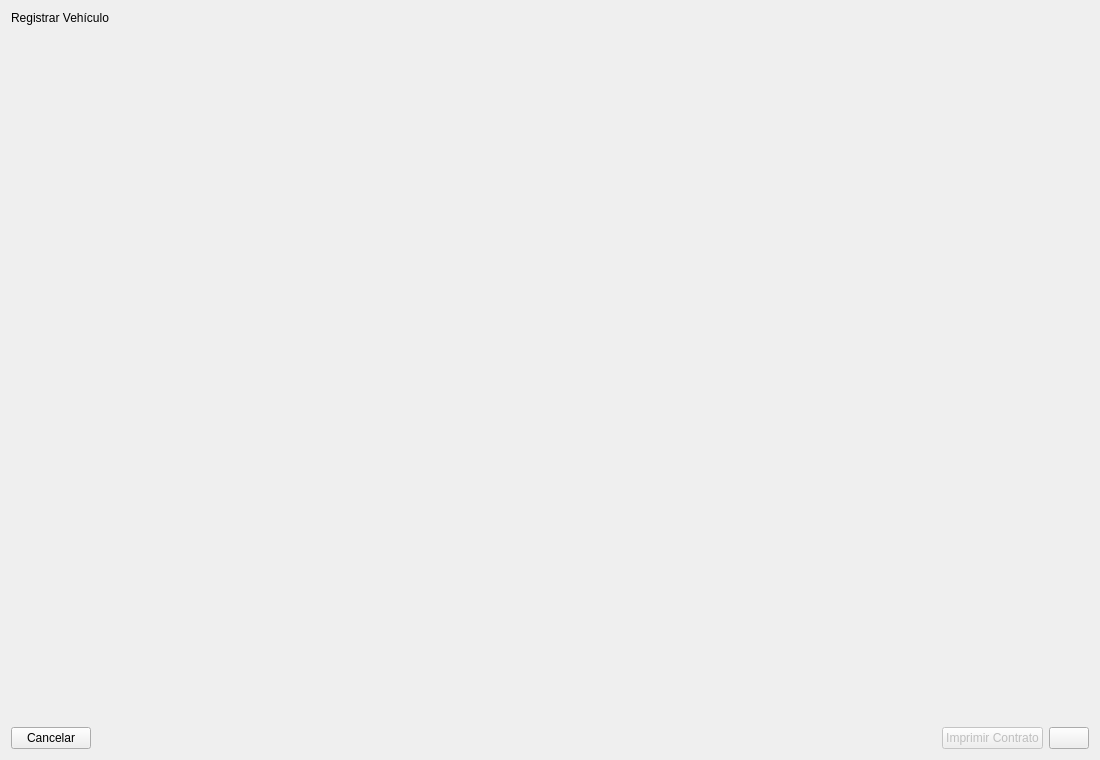
<?xml version="1.0" encoding="UTF-8"?>
<ui version="4.0">
 <class>VehicleWizardView</class>
 <widget class="QWidget" name="VehicleWizardView">
  <property name="geometry">
   <rect>
    <x>0</x>
    <y>0</y>
    <width>1100</width>
    <height>760</height>
   </rect>
  </property>
  <layout class="QVBoxLayout" name="mainLayout" stretch="0,0,1,0,0">
   <item>
    <widget class="QLabel" name="titleLabel">
     <property name="text">
      <string>Registrar Vehículo</string>
     </property>
     <property name="class" stdset="0">
      <string notr="true">h1</string>
     </property>
    </widget>
   </item>
   <item>
    <widget class="WizardStepper" name="stepper" native="true">
     <property name="steps" stdset="0">
      <stringlist notr="true">
       <string>Detalles</string>
       <string>Condición</string>
       <string>Archivos</string>
      </stringlist>
     </property>
    </widget>
   </item>
   <item>
    <widget class="QStackedWidget" name="stepStack">
     <property name="currentIndex">
      <number>0</number>
     </property>
     <widget class="QScrollArea" name="detailsScrollArea">
      <property name="frameShape">
       <enum>QFrame::Shape::NoFrame</enum>
      </property>
      <property name="widgetResizable">
       <bool>true</bool>
      </property>
      <widget class="VehicleDetailsView" name="detailsPage">
       <property name="geometry">
        <rect>
         <x>0</x>
         <y>0</y>
         <width>100</width>
         <height>30</height>
        </rect>
       </property>
      </widget>
     </widget>
     <widget class="VehicleConditionsView" name="conditionsPage"/>
     <widget class="VehicleFilesView" name="filesPage"/>
    </widget>
   </item>
   <item>
    <widget class="QLabel" name="errorLabel">
     <property name="textFormat">
      <enum>Qt::TextFormat::PlainText</enum>
     </property>
     <property name="wordWrap">
      <bool>true</bool>
     </property>
     <property name="class" stdset="0">
      <string notr="true">error-text</string>
     </property>
    </widget>
   </item>
   <item>
    <layout class="QHBoxLayout" name="buttonsLayout">
     <item>
      <widget class="QPushButton" name="cancelButton">
       <property name="text">
        <string>Cancelar</string>
       </property>
       <property name="icon">
        <iconset resource="../../../../resources/Resources.qrc">
         <normaloff>:/icons/cancel_dark.png</normaloff>:/icons/cancel_dark.png</iconset>
       </property>
       <property name="iconSize">
        <size>
         <width>10</width>
         <height>10</height>
        </size>
       </property>
       <property name="class" stdset="0">
        <string notr="true">cancelButton</string>
       </property>
      </widget>
     </item>
     <item>
      <spacer name="buttonsSpacer">
       <property name="orientation">
        <enum>Qt::Orientation::Horizontal</enum>
       </property>
       <property name="sizeHint" stdset="0">
        <size>
         <width>0</width>
         <height>0</height>
        </size>
       </property>
      </spacer>
     </item>
     <item>
      <widget class="QPushButton" name="printContractButton">
       <property name="enabled">
        <bool>false</bool>
       </property>
       <property name="text">
        <string>Imprimir Contrato</string>
       </property>
       <property name="icon">
        <iconset resource="../../../../resources/Resources.qrc">
         <normaloff>:/icons/printer.png</normaloff>:/icons/printer.png</iconset>
       </property>
       <property name="iconSize">
        <size>
         <width>12</width>
         <height>12</height>
        </size>
       </property>
       <property name="class" stdset="0">
        <string notr="true">secondary</string>
       </property>
      </widget>
     </item>
     <item>
      <widget class="QPushButton" name="primaryButton">
       <property name="iconSize">
        <size>
         <width>12</width>
         <height>12</height>
        </size>
       </property>
       <property name="class" stdset="0">
        <string notr="true">primary</string>
       </property>
      </widget>
     </item>
    </layout>
   </item>
  </layout>
 </widget>
 <customwidgets>
  <customwidget>
   <class>WizardStepper</class>
   <extends>QWidget</extends>
   <header>presentation/common/components/wizardstepper.h</header>
  </customwidget>
  <customwidget>
   <class>VehicleDetailsView</class>
   <extends>QWidget</extends>
   <header>presentation/inventory/registration/steps/details/vehicledetailsview.h</header>
  </customwidget>
  <customwidget>
   <class>VehicleConditionsView</class>
   <extends>QWidget</extends>
   <header>presentation/inventory/registration/steps/conditions/vehicleconditionsview.h</header>
  </customwidget>
  <customwidget>
   <class>VehicleFilesView</class>
   <extends>QWidget</extends>
   <header>presentation/inventory/registration/steps/files/vehiclefilesview.h</header>
  </customwidget>
 </customwidgets>
 <resources>
  <include location="../../../../resources/Resources.qrc"/>
 </resources>
 <connections/>
</ui>
